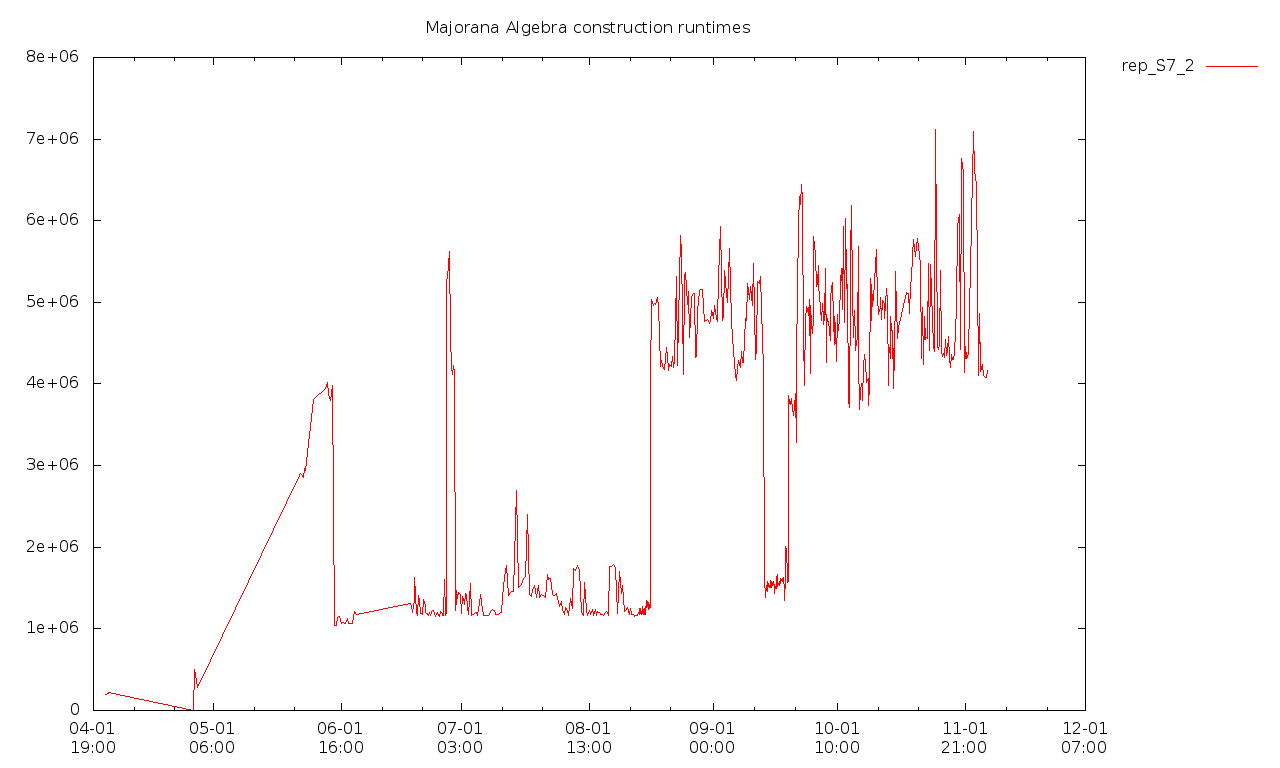

This figure's gnuplot source:
set datafile separator ","
set xdata time
set timefmt "%Y-%m-%dT%H:%M+0100"
set format x "%m-%d\n%H:%M"
set terminal png size 1280,768
set output "rep_S7_2.png"
set key on outside

set title "Majorana Algebra construction runtimes"
set style data linespoints

plot for [n=2:2] "rep_S7_2.csv" using 1:(column(n)/1e6) with lines title "rep_S7_2"
